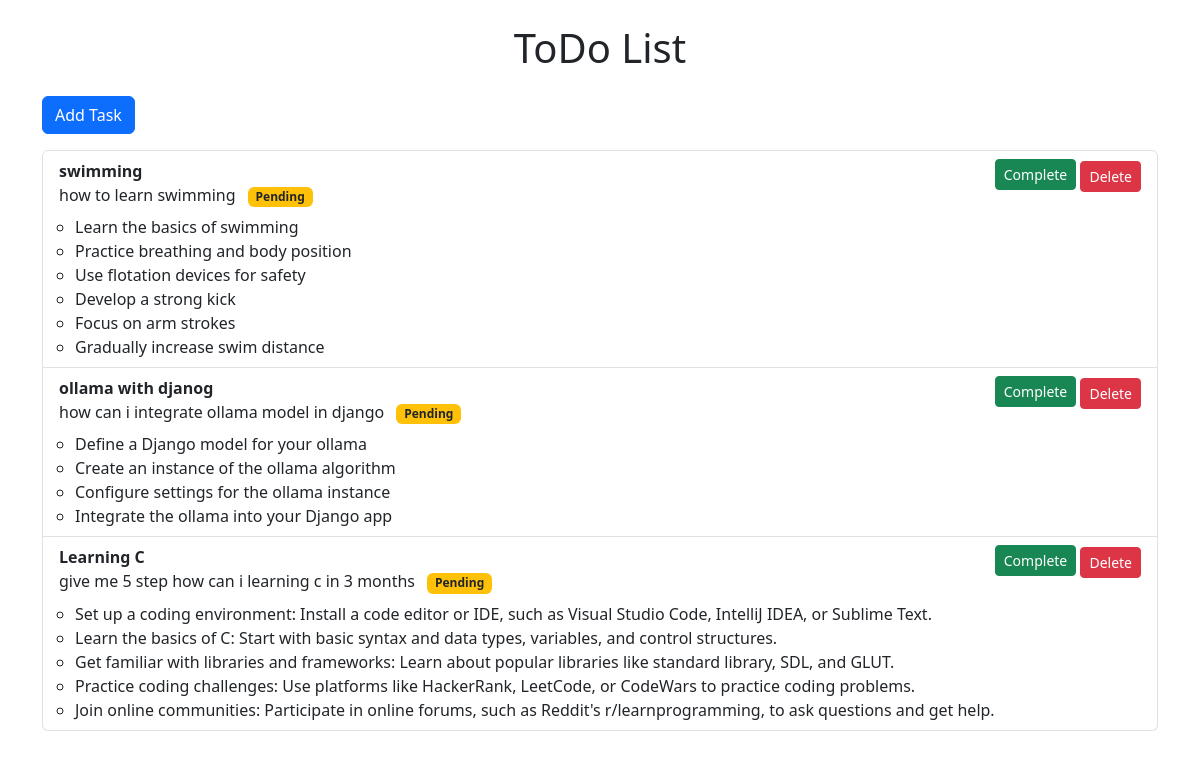
Before: / with the older database file.
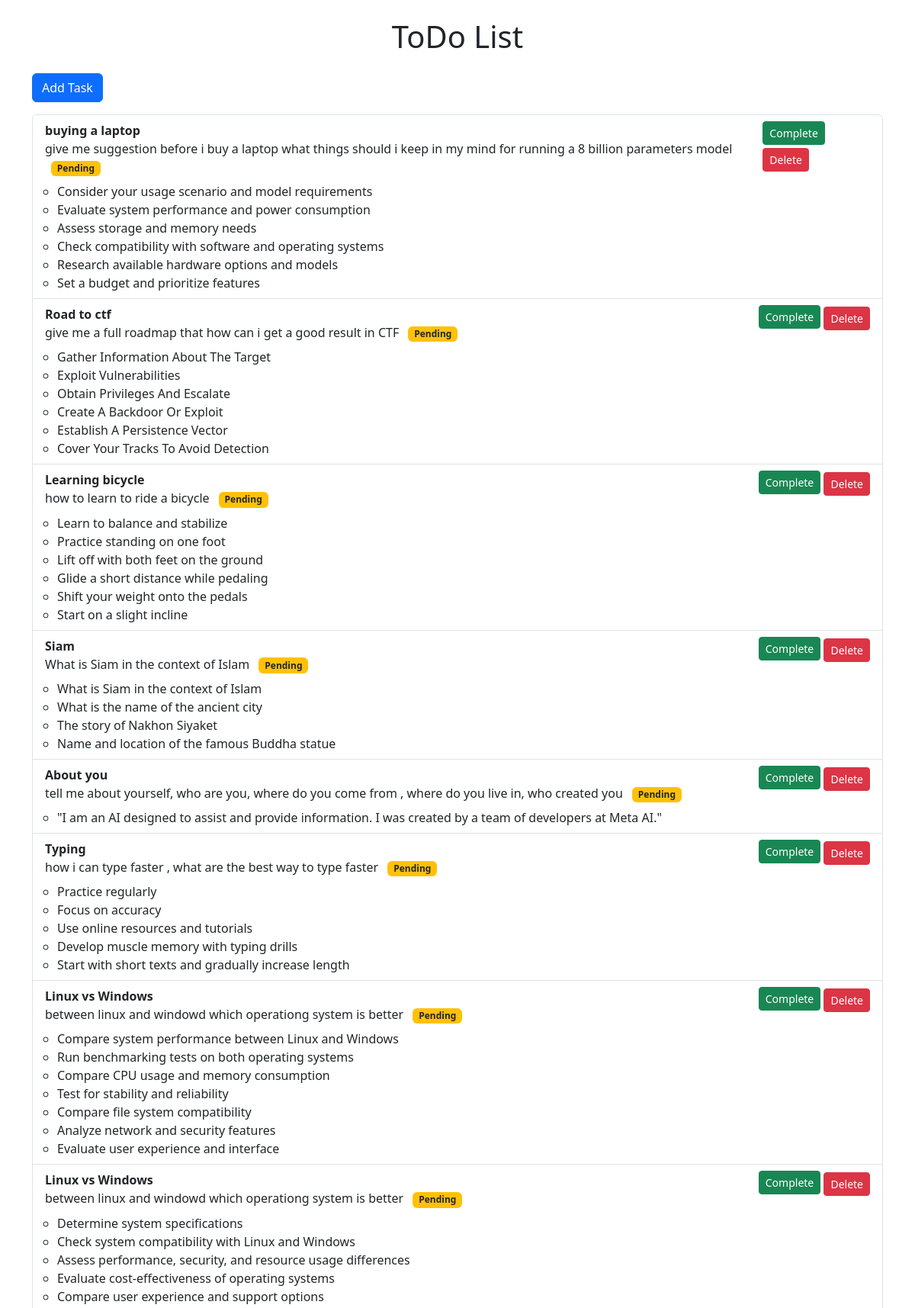
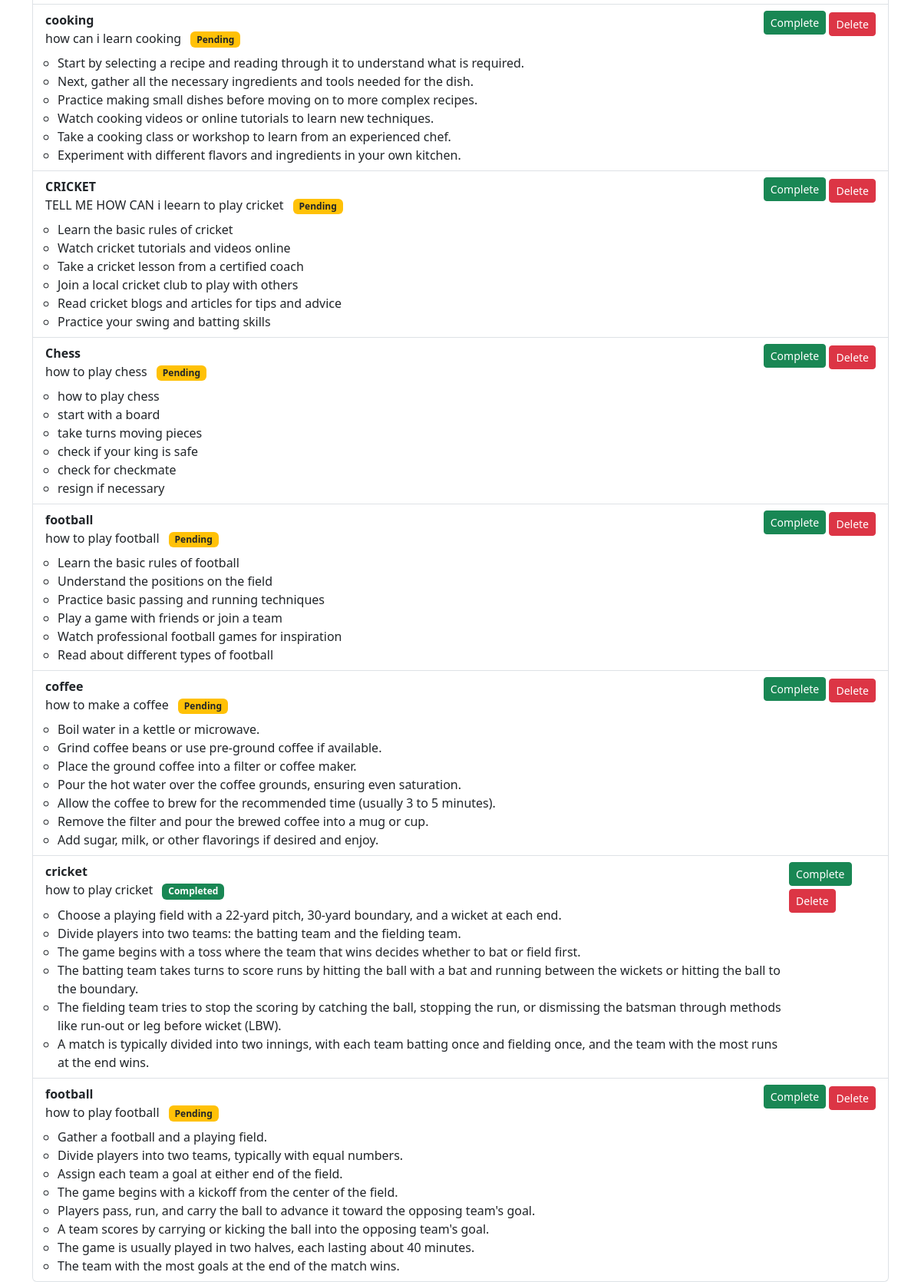
After: the same page with the newer database file (2 pictures, top to bottom).
### todo/models.py (models this page shows)
class TodoItem(models.Model):
    id = models.UUIDField(primary_key=True, default=uuid.uuid4)
    title = models.CharField(max_length=255)
    description = models.TextField()
    steps = models.JSONField(default=list)
    completed = models.BooleanField(default=False)

### todo/views.py (the view)
# urls.py: path("", views.index, name="index"),
def index(request):
    todo_items = TodoItem.objects.all()
    return render(request, "todo/index.html", {"todo_items": todo_items})

### todo/templates/todo/index.html (shortened to what this page needs)
{% load static %}
<!DOCTYPE html>
<html>
<head>
  <link
    href="https://cdn.jsdelivr.net/npm/bootstrap@5.3.8/dist/css/bootstrap.min.css"
    rel="stylesheet"
  />
</head>
<body>
<div class="container mt-4">
  <h1 class="text-center mb-4">ToDo List</h1>
  <a href="" class="btn btn-primary mb-3">Add Task</a>
  <ul class="list-group">
    {% for todo_item in todo_items %}
      <li class="list-group-item">
        <div class="d-flex justify-content-between align-items-start">
          <div>
            <strong>{{ todo_item.title }}</strong><br>
            <span>{{ todo_item.description }}</span>
            {% if todo_item.completed %}
              <span class="badge bg-success ms-2">Completed</span>
            {% else %}
              <span class="badge bg-warning text-dark ms-2">Pending</span>
            {% endif %}
            {% if todo_item.steps %}
              <ul class="mt-2 ps-3">
                {% for step in todo_item.steps %}
                  <li>{{ step }}</li>
                {% endfor %}
              </ul>
            {% endif %}
          </div>
          <div>
            <a href="{% url 'complete_todo' todo_item.id %}"
               class="btn btn-success btn-sm mb-1">
              Complete
            </a>
            <a href="{% url 'delete_todo' todo_item.id %}"
               class="btn btn-danger btn-sm">
              Delete
            </a>
          </div>
        </div>
      </li>
    {% empty %}
      <li class="list-group-item text-center text-muted">
        No tasks found
      </li>
    {% endfor %}
  </ul>
</div>
</body>
</html>

Changed rows visible on the page:
removed TodoItem: title "swimming", description "how to learn swimming", completed "Pending", steps "Learn the basics of swimming" "Practice breathing and body position" "Use flotation devices for safety" "Develop a strong kick" "Focus on arm strokes" "Gradually increase swim distance"
removed TodoItem: title "ollama with djanog", description "how can i integrate ollama model in django", completed "Pending", steps "Define a Django model for your ollama" "Create an instance of the ollama algorithm" "Configure settings for the ollama instance" "Integrate the ollama into your Django app"
removed TodoItem: title "Learning C", description "give me 5 step how can i learning c in 3 months", completed "Pending", steps "Set up a coding environment: Install a code editor or IDE, such as Visual Studio Code, IntelliJ IDEA, or Sublime Text." "Learn the basics of C: Start with basic syntax and data types, variables, and control structures." "Get familiar with libraries and frameworks: Learn about popular libraries like standard library, SDL, and GLUT." "Practice coding challenges: Use platforms like HackerRank, LeetCode, or CodeWars to practice coding problems." "Join online communities: Participate in online forums, such as Reddit's r/learnprogramming, to ask questions and get help."
added TodoItem: title "buying a laptop", description "give me suggestion before i buy a laptop what things should i keep in my mind for running a 8 billion parameters model", completed "Pending", steps "Consider your usage scenario and model requirements" "Evaluate system performance and power consumption" "Assess storage and memory needs" "Check compatibility with software and operating systems" "Research available hardware options and models" "Set a budget and prioritize features"
added TodoItem: title "Road to ctf", description "give me a full roadmap that how can i get a good result in CTF", completed "Pending", steps "Gather Information About The Target" "Exploit Vulnerabilities" "Obtain Privileges And Escalate" "Create A Backdoor Or Exploit" "Establish A Persistence Vector" "Cover Your Tracks To Avoid Detection"
added TodoItem: title "Learning bicycle", description "how to learn to ride a bicycle", completed "Pending", steps "Learn to balance and stabilize" "Practice standing on one foot" "Lift off with both feet on the ground" "Glide a short distance while pedaling" "Shift your weight onto the pedals" "Start on a slight incline"
added TodoItem: title "Siam", description "What is Siam in the context of Islam", completed "Pending", steps "What is Siam in the context of Islam" "What is the name of the ancient city" "The story of Nakhon Siyaket" "Name and location of the famous Buddha statue"
added TodoItem: title "About you", description "tell me about yourself, who are you, where do you come from , where do you live in, who created you", completed "Pending", steps "\"I am an AI designed to assist and provide information. I was created by a team of developers at Meta AI.\""
added TodoItem: title "Typing", description "how i can type faster , what are the best way to type faster", completed "Pending", steps "Practice regularly" "Focus on accuracy" "Use online resources and tutorials" "Develop muscle memory with typing drills" "Start with short texts and gradually increase length"
added TodoItem: title "Linux vs Windows", description "between linux and windowd which operationg system is better", completed "Pending", steps "Compare system performance between Linux and Windows" "Run benchmarking tests on both operating systems" "Compare CPU usage and memory consumption" "Test for stability and reliability" "Compare file system compatibility" "Analyze network and security features" "Evaluate user experience and interface"
added TodoItem: title "Linux vs Windows", description "between linux and windowd which operationg system is better", completed "Pending", steps "Determine system specifications" "Check system compatibility with Linux and Windows" "Assess performance, security, and resource usage differences" "Evaluate cost-effectiveness of operating systems" "Compare user experience and support options"
added TodoItem: title "cooking", description "how can i learn cooking", completed "Pending", steps "Start by selecting a recipe and reading through it to understand what is required." "Next, gather all the necessary ingredients and tools needed for the dish." "Practice making small dishes before moving on to more complex recipes." "Watch cooking videos or online tutorials to learn new techniques." "Take a cooking class or workshop to learn from an experienced chef." "Experiment with different flavors and ingredients in your own kitchen."
added TodoItem: title "CRICKET", description "TELL ME HOW CAN i leearn to play cricket", completed "Pending", steps "Learn the basic rules of cricket" "Watch cricket tutorials and videos online" "Take a cricket lesson from a certified coach" "Join a local cricket club to play with others" "Read cricket blogs and articles for tips and advice" "Practice your swing and batting skills"
added TodoItem: title "Chess", description "how to play chess", completed "Pending", steps "how to play chess" "start with a board" "take turns moving pieces" "check if your king is safe" "check for checkmate" "resign if necessary"
added TodoItem: title "football", description "how to play football", completed "Pending", steps "Learn the basic rules of football" "Understand the positions on the field" "Practice basic passing and running techniques" "Play a game with friends or join a team" "Watch professional football games for inspiration" "Read about different types of football"
added TodoItem: title "coffee", description "how to make a coffee", completed "Pending", steps "Boil water in a kettle or microwave." "Grind coffee beans or use pre-ground coffee if available." "Place the ground coffee into a filter or coffee maker." "Pour the hot water over the coffee grounds, ensuring even saturation." "Allow the coffee to brew for the recommended time (usually 3 to 5 minutes)." "Remove the filter and pour the brewed coffee into a mug or cup." "Add sugar, milk, or other flavorings if desired and enjoy."
added TodoItem: title "cricket", description "how to play cricket", completed "Completed", steps "Choose a playing field with a 22-yard pitch, 30-yard boundary, and a wicket at each end." "Divide players into two teams: the batting team and the fielding team." "The game begins with a toss where the team that wins decides whether to bat or field first." "The batting team takes turns to score runs by hitting the ball with a bat and running between the wickets or hitting the ball to the boundary." "The fielding team tries to stop the scoring by catching the ball, stopping the run, or dismissing the batsman through methods like run-out or leg before wicket (LBW)." "A match is typically divided into two innings, with each team batting once and fielding once, and the team with the most runs at the end wins."
added TodoItem: title "football", description "how to play football", completed "Pending", steps "Gather a football and a playing field." "Divide players into two teams, typically with equal numbers." "Assign each team a goal at either end of the field." "The game begins with a kickoff from the center of the field." "Players pass, run, and carry the ball to advance it toward the opposing team's goal." "A team scores by carrying or kicking the ball into the opposing team's goal." "The game is usually played in two halves, each lasting about 40 minutes." "The team with the most goals at the end of the match wins."
